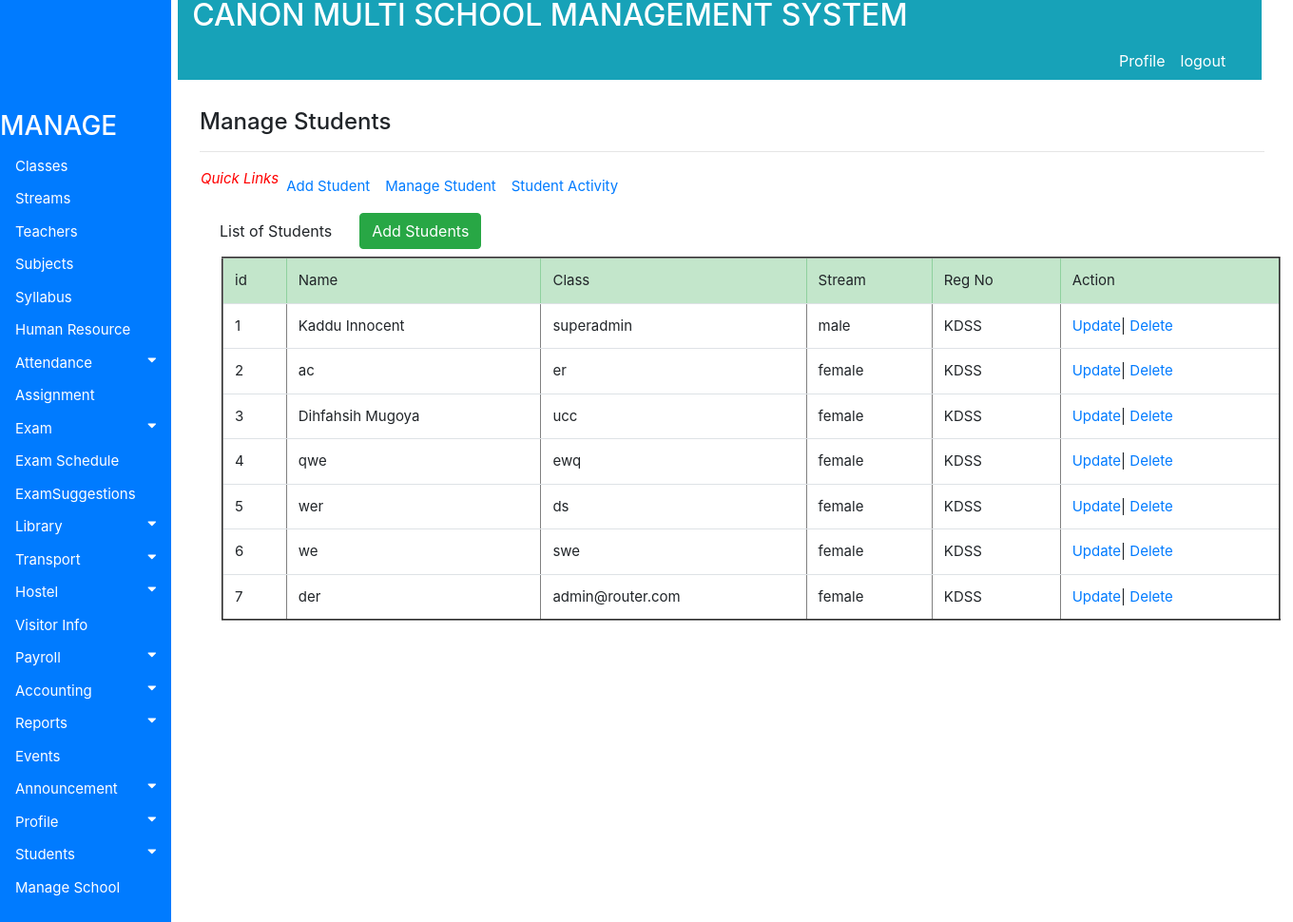
The page /accounts/viewstudents on the database its author committed.
### accounts/models.py (models this page shows, shortened)
class DataStudent(models.Model):
    attendance = (("1",'Present'), ("0",'Absent'))
    sex = (('female','female'), ('male','male'))
    reli = (('moslem','moslem'), ('Christian','Christian'),('Others','Others'))
    relation = (('Brother','Brother'), ('Sister','Sister'),('Mother','Mother'),
    ('Father','Father'), ('Uncle','Uncle'),('Auntie','Auntie'))
    school = models.ForeignKey(School, on_delete=models.PROTECT, blank=True, null=True)
    religion = models.CharField(max_length=130, choices=reli, blank=False)
    Student_Attendance=models.CharField(max_length=8, choices=attendance,null=True,default="none")
    name = models.CharField(max_length=100)
    username = models.CharField(max_length=100)
    gender = models.CharField(max_length=130, choices=sex, blank=False)
    Class = models.ForeignKey(Classinformation, on_delete=models.PROTECT, blank=True, null=True)
    stream = models.ForeignKey(Sectioninformation, on_delete=models.PROTECT, blank=True, null=True)
    admission_no = models.CharField(max_length=130, default="nypefjhjhd")
    admission_date = models.CharField(max_length=100, default="nyfjhjpd")
    Birth_Date= models.CharField(max_length=100, default="nyfjhjpd")
    Guardian = models.CharField(max_length=130, default="text")
    GuardianRelationshipToStudent = models.CharField(max_length=130, choices=relation, default="text",blank=False)
    phone = models.CharField(max_length=150, default="Use NIN")
    NationaId = models.CharField(max_length=150, default="Use NIN")
    PresentAddress = models.CharField(max_length=100, default="current area")
    PermanentAddress = models.CharField(max_length=100, default="home")
    previous_class = models.CharField(max_length=100, default="home")
    previous_school = models.CharField(max_length=100, default="home")
    FatherName = models.CharField(max_length=100, default="text")
    FatherPhone =  models.CharField(max_length=100, default="text")
    FatherProfession =  models.CharField(max_length=100, default="text")
    FatherDesignation = models.CharField(max_length=100, default="text")
    MotherName = models.CharField(max_length=100, default="text")
    MotherPhone =  models.CharField(max_length=100, default="text")
    MotherProfession =  models.CharField(max_length=100, default="text")
    MotherDesignation = models.CharField(max_length=100, default="text")
    email = models.CharField(max_length=100, default="text")
    health_condition = models.CharField(max_length=100, default="text")
    password = models.CharField(max_length=100, default="text")
    Transfer_Certificate = models.ImageField(upload_to="gallery", default="text")
    Father_Photo = models.ImageField(upload_to="gallery", default="text")
    Student_Photo = models.ImageField(upload_to="gallery", default="text")
    Mother_Photo = models.ImageField(upload_to="gallery", default="text")

class School (models.Model):
    SchoolCode=models.CharField(max_length=130)
    SchoolName=models.CharField(max_length=130)
    Address=models.CharField(max_length=130)
    Phone=models.CharField(max_length=130)
    DateOfRegistration=models.CharField(max_length=130)
    def __str__(self):
        return self.SchoolName

### accounts/views.py (the view)
def viewstudents(request):
    all_info = DataStudent.objects.all()
    context={'all_info' :all_info}
    return render(request, 'accounts/Students/viewstudents.html', context)

### accounts/templates/accounts/Students/viewstudents.html
{% extends 'base.html' %}
{% block body %}
<div class="container" style="margin-left: 200px;font-size: 20px; padding: 0px 10px;">
  <br><h4>Manage Students</h4>
  <hr style=" margin-top: 1rem;margin-bottom: 1rem;border: 0; border-top: 1px solid rgba(0, 0, 0, 0.1);"/>
  <nav class="nav navbar-expand" style="font-size:15px; padding: 1px 1px 1px 1px">
    <i style="font-size: 15px; color:red;">Quick Links</i>
    <ul class="navbar-nav mr-auto">
      <li class="nav-item">
      <a class="nav-link" href="#">Add Student</a>
      </li>
      <li class="nav-item">
      <a class="nav-link" href="#">Manage Student</a>
      </li>
      <li class="nav-item">
      <a class="nav-link" href="#">Student Activity</a>
      </li>
    </ul>
  </nav>
  <nav class="nav navbar-expand" style="float:left">
    <ul class="navbar-nav mr-auto">
      <li class="nav-item">
        <a class="nav-link" href="#"><button class="btn btn-default">List of Students</button></a>
      </li>
      <li class="nav-item">
        <a class="nav-link" href="{% url 'addstudent' %}"><button class="btn btn-success">Add Students</button></a>
      </li>
    </ul>
  </nav>
<br>
<div class="container" style="margin-left:20px; font-size:15px; padding:3px">
<table class="table table-hover" border="2">
   <thead class="table-success">
    <tr>
         <td>id</td>
         <td>Name</td>
         <td>Class</td>
         <td>Stream</td>
         <td>Reg No</td>
         <td>Action</td>
     </tr>
   </thead>
   <tbody>
     {% if all_info %}
     {% for item in all_info %}
     <tr>
       <td>{{ item.id}}</td>
       <td>{{ item.name}}</td>
       <td>{{ item.username}}</td>
       <td>{{ item.gender}}</td>
       <td>{{ item.school}}</td>
       <td><a  href="{% url 'editstudent' pk=item.id  %}">Update</a>|
         <a href="{% url 'deletestudent' pk=item.id %}">Delete</a>
       </td>
        {% endfor %}
     </tr>
     {% endif %}
   </tbody>
</table>
</div>
</div>
{% endblock %}

### accounts/static/css/style.css (style rules this page uses)
.container { margin-left: 200px;font-size: 10px; padding: 0px 10px; }
body { font-family: "Lato", sans-serif; }

### rows shown on the page
DataStudent: id "1", name "Kaddu Innocent", username "superadmin", gender "male", school "KDSS"
DataStudent: id "2", name "ac", username "er", gender "female", school "KDSS"
DataStudent: id "3", name "Dihfahsih Mugoya", username "ucc", gender "female", school "KDSS"
DataStudent: id "4", name "qwe", username "ewq", gender "female", school "KDSS"
DataStudent: id "5", name "wer", username "ds", gender "female", school "KDSS"
DataStudent: id "6", name "we", username "swe", gender "female", school "KDSS"
DataStudent: id "7", name "der", username "admin@router.com", gender "female", school "KDSS"
